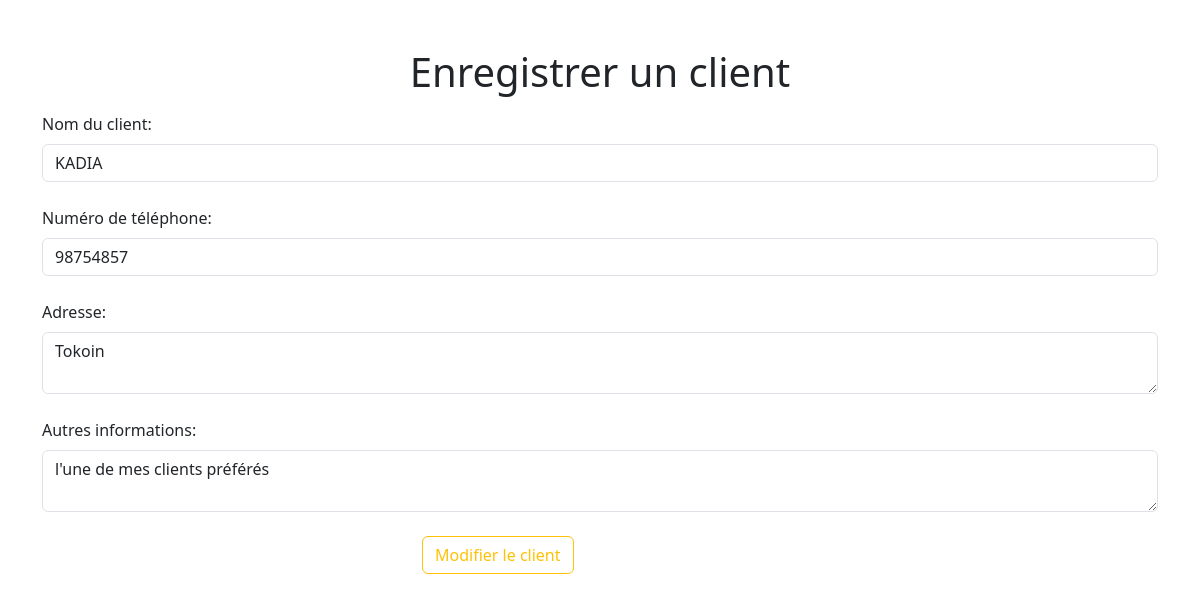
Screenshot of /modifier_client.php?id=2 with the database file from the repository.
### tables this page shows
CREATE TABLE IF NOT EXISTS `client` (
  `id_client` int(11) NOT NULL AUTO_INCREMENT,
  `nom_client` varchar(255) DEFAULT NULL,
  `numero_telephone` varchar(20) DEFAULT NULL,
  `adresse` text,
  `autres_informations` text,
  `visible` tinyint(1) NOT NULL DEFAULT '1',
  PRIMARY KEY (`id_client`)
);

### modifier_client.php (the view, shortened to what this page needs)
<?php
if (isset($_GET['id']) && !empty($_GET['id'])) {
    $id_client = $_GET['id'];
    $dns = 'mysql:host=localhost;dbname=db_restau';
    $utilisateur = 'root';
    $motDePasse = '';
    $options = array(
        PDO::ATTR_ERRMODE => PDO::ERRMODE_EXCEPTION,
        PDO::MYSQL_ATTR_INIT_COMMAND => "SET NAMES utf8"
      );
    try {
        $bdd = new PDO($dns, $utilisateur, $motDePasse, $options);
        $sql = "SELECT * FROM client WHERE id_client = :id";
        $stmt = $bdd->prepare($sql);
        $stmt->bindParam(':id', $id_client);
        $stmt->execute();
        $client = $stmt->fetch(PDO::FETCH_ASSOC);
?>
        <!DOCTYPE html>
        <html lang="fr">
        <head>
            <link rel="stylesheet" href="assets/css/bootstrap.min.css">
            <link rel="stylesheet" href="assets/js/bootstrap.min.js">
            <link rel="stylesheet" href="clients.css">
        </head>
        <body>
            <div class="container">
                <div class="row">
                    <div class="col-12">
                        <h1 class="text-center mt-5 mb-3">Enregistrer un client</h1>
                    </div>
                </div>
                <form action="traitement_modifier_client.php" method="POST">
                    <div>
                        <div>
                            <label for="nom_client" class="form-label">Nom du client:</label><br>
                            <input type="text" id="nom_client" name="nom_client" class="form-control" value="<?php echo $client['nom_client']; ?>" required><br>
                        </div>
                        <div>
                            <label for="numero_telephone" class="form-label">Numéro de téléphone:</label><br>
                            <input type="text" id="numero_telephone" name="numero_telephone" class="form-control" value="<?php echo $client['numero_telephone']; ?>" required><br>
                        </div>
                        <div>
                            <label for="adresse" class="form-label">Adresse:</label><br>
                            <textarea id="adresse" name="adresse" class="form-control" required><?php echo $client['adresse']; ?></textarea><br>
                        </div>
                        <div>
                            <label for="autres_informations" class="form-label">Autres informations:</label><br>
                            <textarea id="autres_informations" name="autres_informations" class="form-control"><?php echo $client['autres_informations']; ?></textarea><br>
                        </div>
                        <div class="row justify-content-center">
                            <div class="col-4">
                                <button type="submit" name="modifier_client" value="Modifier le client" class="btn btn-outline-warning custom-btn">Modifier le client</button>
                            </div>
                        </div>
                </form>
            </div>
        </body>
        </html>
<?php
    } catch (Exception $e) {
        echo "Erreur lors de la récupération des informations du client : " . $e->getMessage();
    }
} else {
    echo "Identifiant du client non spécifié.";
}
?>

### rows the page displays
client: nom_client "KADIA", numero_telephone "98754857", adresse "Tokoin", autres_informations "l'une de mes clients préférés"
